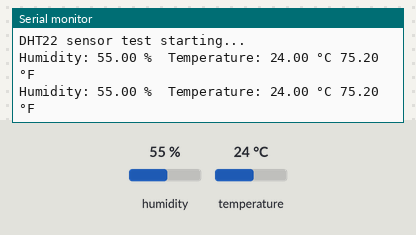
Recording of a sketch running on a simulated Arduino Uno, built with avr-gcc and run on an emulated ATmega328P. Parts: the last lines printed to the serial monitor. The inputs (shaded band) are chosen by the test bench; at power-on: humidity 55 %, temperature 24 °C.

Above: at 4.8 s.
4.9 s: humidity set to 22 %
At 6.7 s:
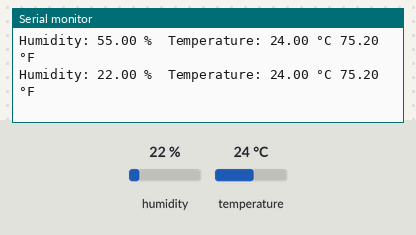
7.9 s: temperature set to 12 °C
At 8.5 s:
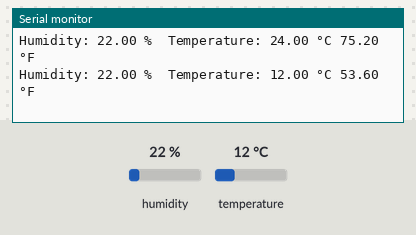
10.9 s: humidity set to 40 %
At 13.3 s:
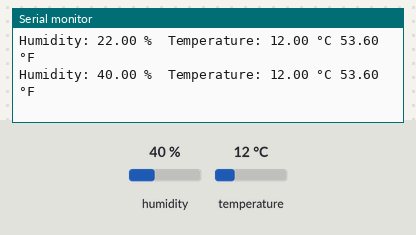
Timing chart, 0 to 14.8 s (numbered marks = the images above; inputs shaded):
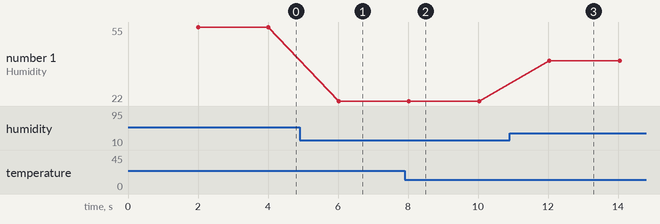

The sketch:

DHT22_Test.ino
```cpp
#include "DHT.h"

// Define the pin where the data line of the DHT22 is connected
#define DHTPIN 4  // Change this to the GPIO pin you're using (e.g., GPIO 4)

// Define the type of DHT sensor (DHT22)
#define DHTTYPE DHT22

// Initialize the DHT sensor object
DHT dht(DHTPIN, DHTTYPE);

void setup() {
  // Start the serial communication
  Serial.begin(115200);

  // Start the DHT sensor
  dht.begin();

  Serial.println("DHT22 sensor test starting...");
}

void loop() {
  // Wait a few seconds between measurements
  delay(2000);

  // Read humidity and temperature as Celsius (the default)
  float humidity = dht.readHumidity();
  float temperature = dht.readTemperature();  // In Celsius

  // Check if any readings failed and exit early (to try again)
  if (isnan(humidity) || isnan(temperature)) {
    Serial.println("Failed to read from DHT sensor!");
    return;
  }

  // Read temperature as Fahrenheit
  float temperatureF = dht.readTemperature(true);

  // Print the readings to the Serial Monitor
  Serial.print("Humidity: ");
  Serial.print(humidity);
  Serial.print(" %\t");
  Serial.print("Temperature: ");
  Serial.print(temperature);
  Serial.print(" °C ");
  Serial.print(temperatureF);
  Serial.println(" °F");
}
```

Measured:
- after the input at 4.9 s, the serial monitor: prints a new line after 1.1 s (image 1)
- after the input at 7.9 s, the serial monitor: prints a new line after 0.13 s (image 2)
- after the input at 10.9 s, the serial monitor: prints a new line after 1.1 s (image 3)
- plotted number 1: 55 → 22 after the input at 4.9 s, 22 → 40 after the input at 10.9 s
